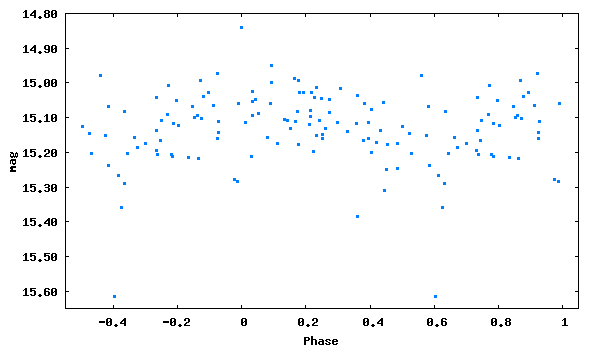

Here is the gnuplot script that generated this plot:
set term png size 600,350 medium
set colors classic
set output 'phase_lc_18.png'
set xlabel 'Phase'
set ylabel 'mag'
#set title 'JDmax = 2447035.45800 + 1.6481307 x E'
set format y '%5.2f'
plot [-0.55:1.05][15.65:14.80] "phase_lc_18.dat" linecolor 3 pointtype 5 pointsize 0.3 title ""
